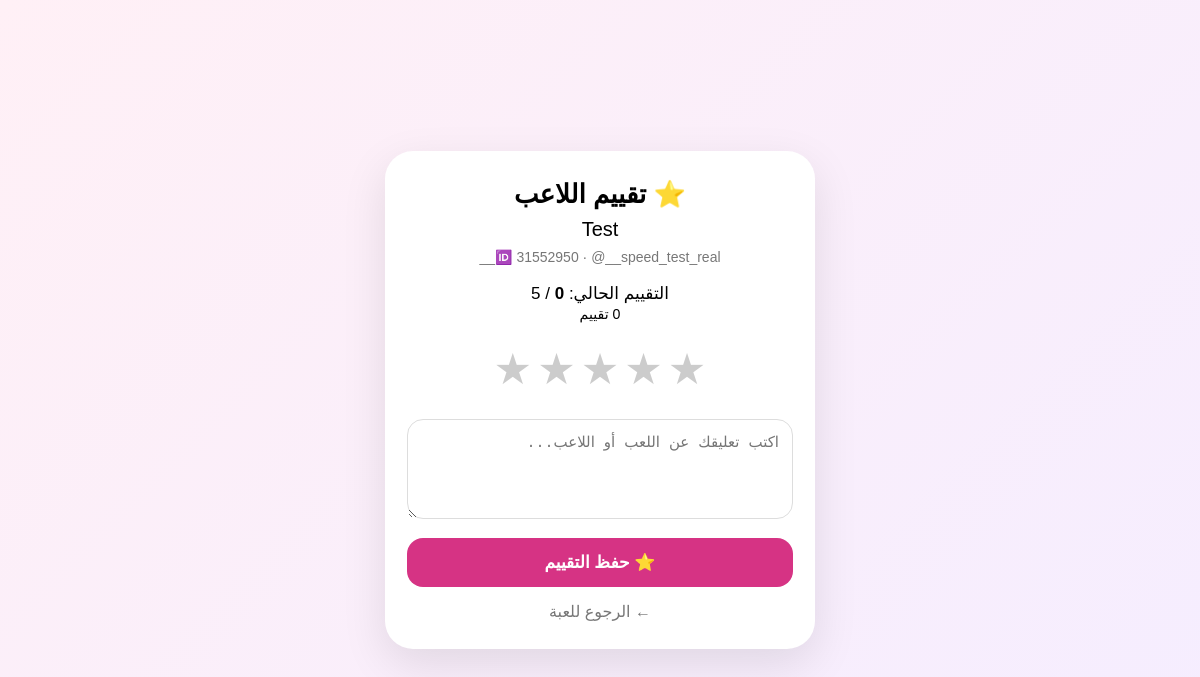
Screenshot of /rating/2 (signed in) with the database file from the repository.
### backup_before_full_game_1788328694/app.py (models this page shows)
class User(db.Model):
    id = db.Column(db.Integer, primary_key=True)
    player_id = db.Column(db.String(8), unique=True, nullable=False)
    username = db.Column(db.String(40), unique=True, nullable=False)
    name = db.Column(db.String(80), nullable=False)
    father_name = db.Column(db.String(80), nullable=False)
    email = db.Column(db.String(150), unique=True, nullable=False)
    password_hash = db.Column(db.String(255), nullable=False)

### backup_before_full_game_1788328694/app.py (the view, shortened to what this page needs)
@app.route("/rating/<int:user_id>", methods=["GET", "POST"])
@login_required
def rating_page(user_id):
    rated_user = db.session.get(User, user_id)
    if not rated_user:
        flash("المستخدم غير موجود", "error")
        return redirect(url_for("home"))
    if rated_user.id == session["user_id"]:
        flash("ما تقدرش تقيم نفسك", "error")
        return redirect(url_for("home"))
    existing = Rating.query.filter_by(
        rater_id=session["user_id"],
        rated_user_id=rated_user.id
    ).first()
    info = get_user_rating_info(rated_user.id)
    return render_template(
        "rating.html",
        rated_user=rated_user,
        existing=existing,
        average=info["average"],
        rating_count=info["count"]
    )

### backup_before_full_game_1788328694/app.py (called while the page is built, shortened)
def get_user_rating_info(user_id):
    ratings = Rating.query.filter_by(
        rated_user_id=user_id
    ).all()
    if not ratings:
        return {
            "average": 0,
            "count": 0
        }

def login_required(view):
    @wraps(view)
    def wrapped(*args, **kwargs):
        if "user_id" not in session:
            return redirect(url_for("login"))
        return view(*args, **kwargs)
    return wrapped

### templates/rating.html (shortened to what this page needs)
<!DOCTYPE html>
<html lang="ar" dir="rtl">
<head>
</head>
<body>
<div class="card">
    <div class="title">⭐ تقييم اللاعب</div>
    <div class="name">
        {{ rated_user.name }}
    </div>
    <div class="player-id">
        🆔 {{ rated_user.player_id }}
        ·
        @{{ rated_user.username }}
    </div>
    <div class="average">
        التقييم الحالي:
        <strong>{{ average }}</strong> / 5
        <br>
        <small>{{ rating_count }} تقييم</small>
    </div>
    <form method="POST">
        <div class="stars">
            <label for="star5">★</label>
            <label for="star4">★</label>
            <label for="star3">★</label>
            <label for="star2">★</label>
            <label for="star1">★</label>
        </div>
        <textarea
            name="comment"
            placeholder="اكتب تعليقك عن اللعب أو اللاعب...">{{ existing.comment if existing else "" }}</textarea>
        <button type="submit">
            ⭐ حفظ التقييم
        </button>
    </form>
    <a class="back" href="/home">
        ← الرجوع للعبة
    </a>
</div>
</body>
</html>

### templates/rating.html (style rules this page uses)
* { box-sizing: border-box; }
body { margin: 0; min-height: 100vh; font-family: Arial, sans-serif; background: linear-gradient(135deg, #fff0f6, #f5edff); display: flex; justify-content: center; align-items: center; padding: 20px; }
.card { width: 100%; max-width: 430px; background: white; border-radius: 28px; padding: 28px 22px; text-align: center; box-shadow: 0 15px 45px rgba(0,0,0,.10); }
.title { font-size: 26px; font-weight: bold; margin-bottom: 8px; }
.name { font-size: 20px; margin-bottom: 8px; }
.player-id { color: #777; font-size: 14px; margin-bottom: 18px; }
.average { font-size: 17px; margin-bottom: 20px; }
.stars { direction: ltr; display: flex; justify-content: center; gap: 5px; margin: 15px 0 25px; }
.stars label { font-size: 43px; color: #ccc; cursor: pointer; transition: .15s; }
textarea { width: 100%; min-height: 100px; resize: vertical; border: 1px solid #ddd; border-radius: 16px; padding: 13px; font-size: 15px; outline: none; }
button { width: 100%; border: 0; margin-top: 15px; padding: 14px; border-radius: 16px; background: #d63384; color: white; font-size: 17px; font-weight: bold; cursor: pointer; }
.back { display: block; margin-top: 15px; color: #777; text-decoration: none; }

### rows the page displays
User: name "Test", player_id "31552950", username "__speed_test_real__"

### other values shown
{{ average }} "0"
{{ rating_count }} "0"
